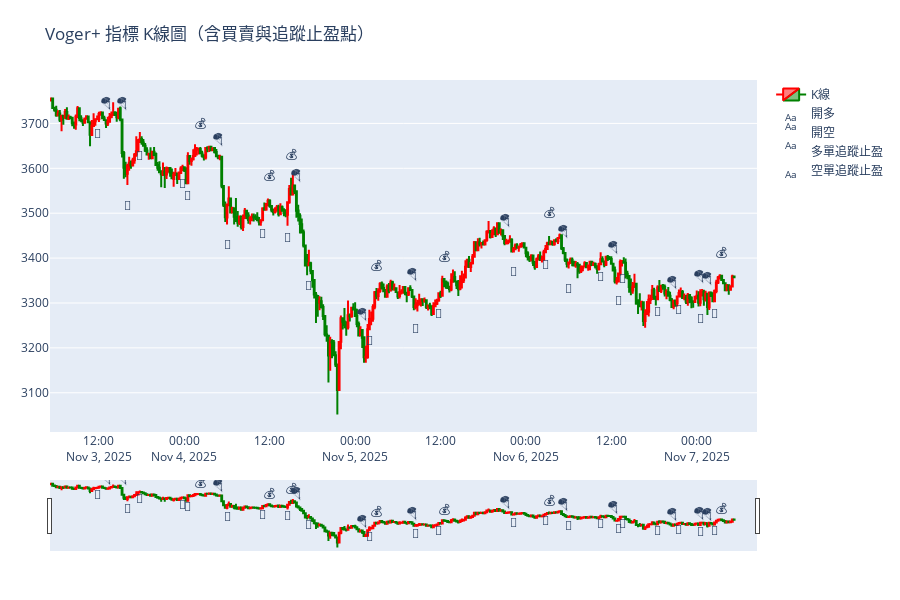

Write notebook code for a chart like this one.
### Code cell
import plotly.graph_objects as go
import pandas as pd
import numpy as np

# === 確保資料對齊 ===
kline = kline.reset_index(drop=True)
signal = pd.Series(signal).reset_index(drop=True)
if len(kline) != len(signal):
    print(f"⚠️ K線資料與信號長度不符 ({len(kline)} vs {len(signal)}), 以最短長度對齊")
    min_len = min(len(kline), len(signal))
    kline = kline.iloc[-min_len:].reset_index(drop=True)
    signal = signal.iloc[-min_len:].reset_index(drop=True)

kline['signal'] = signal

# === 建立圖表 ===
fig = go.Figure()

# --- K 線圖 ---
fig.add_trace(go.Candlestick(
    x=kline['timestamp'],
    open=kline['open'],
    high=kline['high'],
    low=kline['low'],
    close=kline['close'],
    name='K線',
    increasing_line_color='red',
    decreasing_line_color='green'
))

# --- 買入 (🚀) ---
buy_signals = kline[kline['signal'] == 1]
fig.add_trace(go.Scatter(
    x=buy_signals['timestamp'],
    y=buy_signals['low'] * 0.995,
    mode='text',
    text=['🚀'] * len(buy_signals),
    textposition="bottom center",
    name='開多'
))

# --- 賣出 (🪂) ---
sell_signals = kline[kline['signal'] == -1]
fig.add_trace(go.Scatter(
    x=sell_signals['timestamp'],
    y=sell_signals['high'] * 1.005,
    mode='text',
    text=['🪂'] * len(sell_signals),
    textposition="top center",
    name='開空'
))

# --- 多單追蹤止盈出場 (💰) ---
tp_long = kline[kline['signal'] == 2]
fig.add_trace(go.Scatter(
    x=tp_long['timestamp'],
    y=tp_long['high'] * 1.01,
    mode='text',
    text=['💰'] * len(tp_long),
    textposition="top center",
    name='多單追蹤止盈'
))

# --- 空單追蹤止盈出場 (💸) ---
tp_short = kline[kline['signal'] == -2]
fig.add_trace(go.Scatter(
    x=tp_short['timestamp'],
    y=tp_short['low'] * 0.99,
    mode='text',
    text=['💸'] * len(tp_short),
    textposition="bottom center",
    name='空單追蹤止盈'
))

# --- 外觀設定 ---
fig.update_layout(
    title='Voger+ 指標 K線圖（含買賣與追蹤止盈點）',
    xaxis_rangeslider_visible=True,
    height=600,
    margin=dict(l=50, r=50, t=80, b=50),
    template='plotly',
    xaxis=dict(showgrid=False),
    yaxis=dict(showgrid=True)
)

fig.show()

### Figure 1 — Plotly figure (JSON) as saved in the notebook; plotly's stock layout.template omitted (floating-point values rounded to 4 significant figures; data arrays with more than 128 entries replaced by an {"elided": "..."} marker saying what was removed)
{"data": [{"close": {"elided": "385 float values"}, "decreasing": {"line": {"color": "green"}}, "high": {"elided": "385 float values"}, "increasing": {"line": {"color": "red"}}, "low": {"elided": "385 float values"}, "name": "K線", "open": {"elided": "385 float values"}, "type": "candlestick", "x": {"elided": "385 str values"}}, {"mode": "text", "name": "開多", "text": ["🚀", "🚀", "🚀", "🚀", "🚀", "🚀", "🚀", "🚀", "🚀", "🚀", "🚀", "🚀", "🚀", "🚀", "🚀"], "textposition": "bottom center", "type": "scatter", "x": ["2025-11-03T11:45:00.000000000", "2025-11-03T17:45:00.000000000", "2025-11-03T23:45:00.000000000", "2025-11-04T00:30:00.000000000", "2025-11-04T11:00:00.000000000", "2025-11-04T14:30:00.000000000", "2025-11-05T02:00:00.000000000", "2025-11-05T11:45:00.000000000", "2025-11-06T02:45:00.000000000", "2025-11-06T10:30:00.000000000", "2025-11-06T13:30:00.000000000", "2025-11-06T18:30:00.000000000", "2025-11-06T21:30:00.000000000", "2025-11-07T00:30:00.000000000", "2025-11-07T02:30:00.000000000"], "y": [3689.0, 3638.0, 3576.0, 3549.0, 3465.0, 3455.0, 3225.0, 3286.0, 3396.0, 3368.0, 3364.0, 3291.0, 3295.0, 3276.0, 3287.0]}, {"mode": "text", "name": "開空", "text": ["🪂", "🪂", "🪂", "🪂", "🪂", "🪂", "🪂", "🪂", "🪂", "🪂", "🪂", "🪂"], "textposition": "top center", "type": "scatter", "x": ["2025-11-03T13:00:00.000000000", "2025-11-03T15:15:00.000000000", "2025-11-04T04:45:00.000000000", "2025-11-04T15:45:00.000000000", "2025-11-05T01:00:00.000000000", "2025-11-05T08:00:00.000000000", "2025-11-05T21:00:00.000000000", "2025-11-06T05:15:00.000000000", "2025-11-06T12:15:00.000000000", "2025-11-06T20:30:00.000000000", "2025-11-07T00:15:00.000000000", "2025-11-07T01:30:00.000000000"], "y": [3728.0, 3727.0, 3648.0, 3567.0, 3257.0, 3346.0, 3467.0, 3442.0, 3406.0, 3328.0, 3343.0, 3338.0]}, {"mode": "text", "name": "多單追蹤止盈", "text": ["💰", "💰", "💰", "💰", "💰", "💰", "💰"], "textposition": "top center", "type": "scatter", "x": ["2025-11-04T02:15:00.000000000", "2025-11-04T12:00:00.000000000", "2025-11-04T15:00:00.000000000", "2025-11-05T03:00:00.000000000", "2025-11-05T12:30:00.000000000", "2025-11-06T03:15:00.000000000", "2025-11-07T03:30:00.000000000"], "y": [3684.0, 3567.0, 3615.0, 3367.0, 3387.0, 3484.0, 3395.0]}, {"mode": "text", "name": "空單追蹤止盈", "text": ["💸", "💸", "💸", "💸", "💸", "💸", "💸"], "textposition": "bottom center", "type": "scatter", "x": ["2025-11-03T16:00:00.000000000", "2025-11-04T06:00:00.000000000", "2025-11-04T17:30:00.000000000", "2025-11-05T08:30:00.000000000", "2025-11-05T22:15:00.000000000", "2025-11-06T06:00:00.000000000", "2025-11-06T13:00:00.000000000"], "y": [3527.0, 3440.0, 3350.0, 3253.0, 3380.0, 3343.0, 3315.0]}], "layout": {"height": 600, "margin": {"b": 50, "l": 50, "r": 50, "t": 80}, "title": {"text": "Voger+ 指標 K線圖（含買賣與追蹤止盈點）"}, "xaxis": {"rangeslider": {"visible": true}, "showgrid": false}, "yaxis": {"showgrid": true}}}
